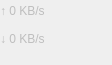
<?xml version="1.0" encoding="UTF-8"?>
<ui version="4.0">
 <class>Form</class>
 <widget class="QWidget" name="Form">
  <property name="enabled">
   <bool>false</bool>
  </property>
  <property name="geometry">
   <rect>
    <x>0</x>
    <y>0</y>
    <width>112</width>
    <height>65</height>
   </rect>
  </property>
  <property name="windowTitle">
   <string>Form</string>
  </property>
  <widget class="QWidget" name="">
   <property name="geometry">
    <rect>
     <x>0</x>
     <y>0</y>
     <width>92</width>
     <height>50</height>
    </rect>
   </property>
   <layout class="QVBoxLayout" name="box">
    <item>
     <widget class="QLabel" name="up_speed">
      <property name="styleSheet">
       <string notr="true">rgb:(85, 170, 0);
font: 25 12pt &quot;Microsoft YaHei&quot;;</string>
      </property>
      <property name="text">
       <string>↑ 0 KB/s      </string>
      </property>
     </widget>
    </item>
    <item>
     <widget class="QLabel" name="dw_speed">
      <property name="styleSheet">
       <string notr="true">rgb:(85, 170, 0);
font: 25 12pt &quot;Microsoft YaHei&quot;;</string>
      </property>
      <property name="text">
       <string>↓ 0 KB/s      </string>
      </property>
     </widget>
    </item>
   </layout>
  </widget>
 </widget>
 <resources/>
 <connections/>
</ui>
